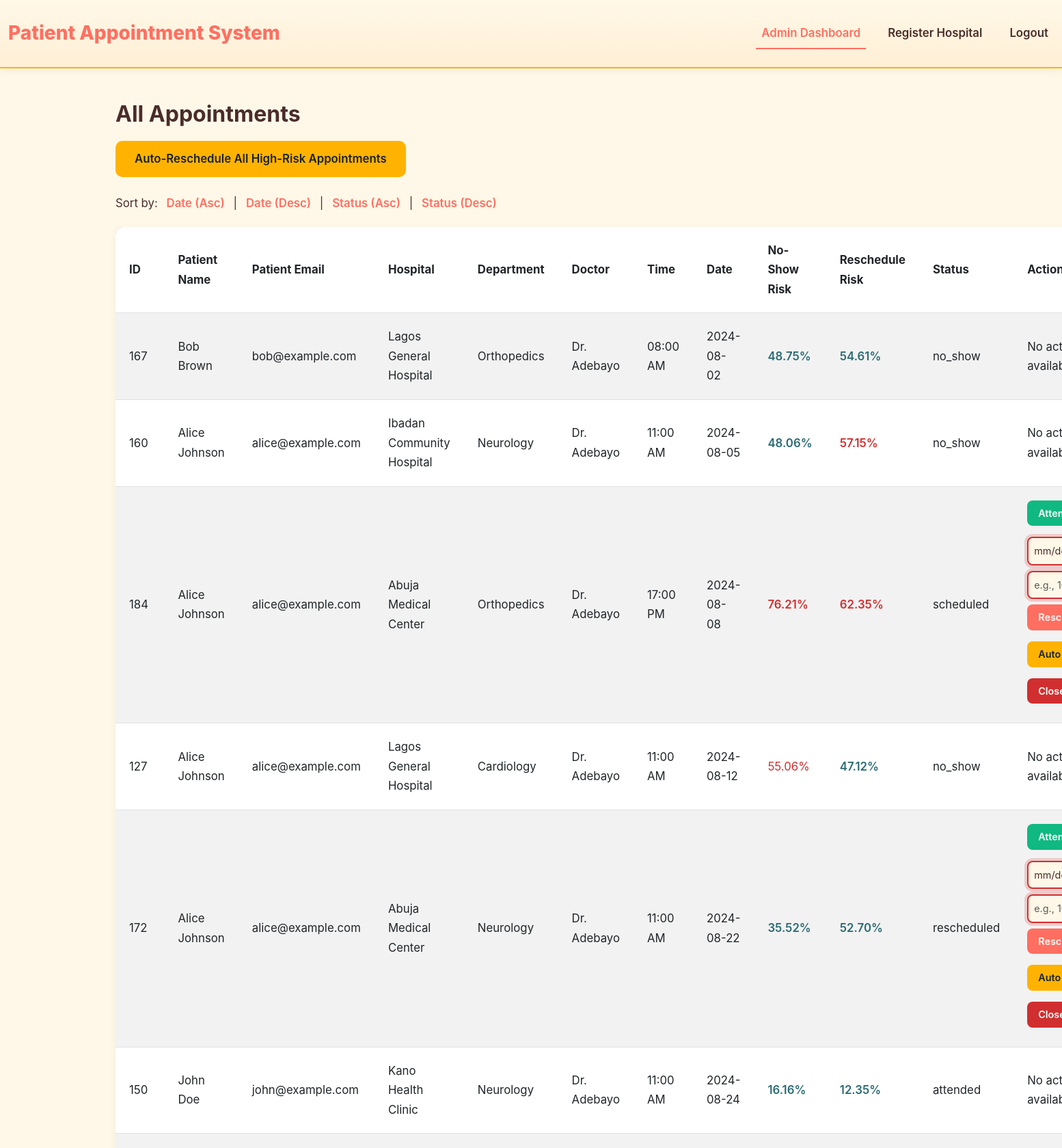
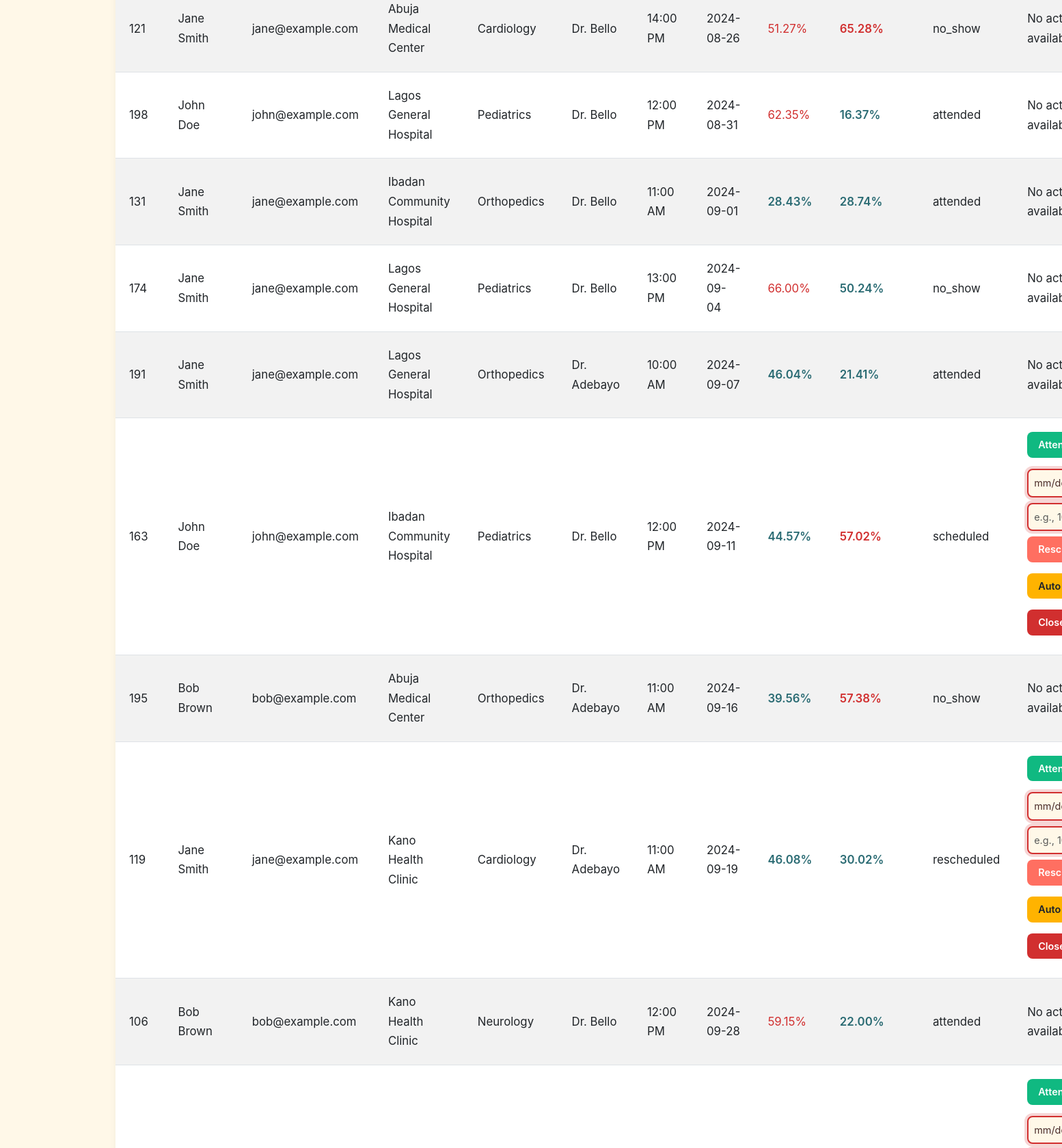
Screenshot of /admin?sort_by=date&sort_order=asc (signed in, upper part) with the database file from the repository (2 pictures, top to bottom).
### tables this page shows
CREATE TABLE appointments 
                 (id INTEGER PRIMARY KEY AUTOINCREMENT, patient_id INTEGER, hospital_id INTEGER, department_id INTEGER, 
                  doctor_id INTEGER, slot_time TEXT, date TEXT, booking_date TEXT, no_show_prob REAL, reschedule_prob REAL, status TEXT,
                  FOREIGN KEY (patient_id) REFERENCES users(id),
                  FOREIGN KEY (hospital_id) REFERENCES hospitals(id),
                  FOREIGN KEY (department_id) REFERENCES departments(id),
                  FOREIGN KEY (doctor_id) REFERENCES doctors(id));

CREATE TABLE users 
                 (id INTEGER PRIMARY KEY AUTOINCREMENT, name TEXT, email TEXT UNIQUE, phone TEXT, password TEXT, role TEXT, age INTEGER);

CREATE TABLE hospitals 
                 (id INTEGER PRIMARY KEY AUTOINCREMENT, name TEXT, location TEXT);

CREATE TABLE departments 
                 (id INTEGER PRIMARY KEY AUTOINCREMENT, hospital_id INTEGER, name TEXT,
                  FOREIGN KEY (hospital_id) REFERENCES hospitals(id));

CREATE TABLE doctors 
                 (id INTEGER PRIMARY KEY AUTOINCREMENT, hospital_id INTEGER, department_id INTEGER, name TEXT, schedule TEXT, gender TEXT,
                  FOREIGN KEY (hospital_id) REFERENCES hospitals(id),
                  FOREIGN KEY (department_id) REFERENCES departments(id));

### app.py (the view)
@app.route('/admin')
@login_required('admin')
def admin_dashboard():
    sort_by = request.args.get('sort_by', 'date')
    sort_order = request.args.get('sort_order', 'desc')
    query = """
    SELECT a.id, u.name, u.email, h.name AS hospital_name, d.name AS department_name, doc.name AS doctor_name,
           a.slot_time, a.date, a.no_show_prob, a.reschedule_prob, a.status
    FROM appointments a
    JOIN users u ON a.patient_id = u.id
    JOIN hospitals h ON a.hospital_id = h.id
    JOIN departments d ON a.department_id = d.id
    JOIN doctors doc ON a.doctor_id = doc.id
    """
    if sort_by in ['date', 'status']:
        query += f" ORDER BY {sort_by} {'ASC' if sort_order == 'asc' else 'DESC'}"
    appointments = query_db(query)
    formatted_appointments = [
        [
            appt['id'], appt['name'], appt['email'], appt['hospital_name'], appt['department_name'],
            appt['doctor_name'], appt['slot_time'], appt['date'],
            f"{float(appt['no_show_prob']) if appt['no_show_prob'] is not None else 0.0:.2f}",
            f"{float(appt['reschedule_prob']) if appt['reschedule_prob'] is not None else 0.0:.2f}",
            appt['status']
        ]
        for appt in appointments
    ]
    return render_template('admin.html', appointments=formatted_appointments)

### app.py (called while the page is built)
def login_required(role=None):
    def wrapper(fn):
        @wraps(fn)
        def decorated_view(*args, **kwargs):
            if not session.get('user_id'):
                flash("Please log in to access this page.", "danger")
                return redirect(url_for('login'))
            if role and session.get('role') != role:
                flash("You do not have permission to access this page.", "danger")
                if session.get('role') == 'patient':
                    return redirect(url_for('patient_dashboard'))
                elif session.get('role') == 'admin':
                    return redirect(url_for('admin_dashboard'))
            return fn(*args, **kwargs)
        return decorated_view
    return wrapper

def get_sqlite_conn():
    conn = sqlite3.connect("database.db")
    conn.row_factory = sqlite3.Row
    return conn

def query_db(query, args=(), one=False, commit=False, return_id=False):
    conn = get_sqlite_conn()
    try:
        c = conn.cursor()
        c.execute(query, args)
        if commit:
            conn.commit()
            if return_id:
                return c.lastrowid
        else:
            rv = c.fetchall()
            if rv:
                columns = [desc[0] for desc in c.description]
                rv = [dict(zip(columns, row)) for row in rv]
                return rv[0] if one else rv
            return None if one else []
    except sqlite3.IntegrityError as e:
        if commit:
            conn.rollback()  # Roll back transaction on error
            raise e
        return None if one else []
    finally:
        conn.close()

### templates/admin.html (shortened to what this page needs)
<!DOCTYPE html>
<html lang="en">
<head>
    <link href="https://cdn.jsdelivr.net/npm/bootstrap@5.3.0/dist/css/bootstrap.min.css" rel="stylesheet">
    <link rel="stylesheet" href="{{ url_for('static', filename='css/style.css') }}">
</head>
<body>
    <nav class="navbar navbar-expand-lg">
        <div class="container-fluid">
            <a class="navbar-brand" href="{{ url_for('index') }}">Patient Appointment System</a>
            <div class="collapse navbar-collapse" id="navbarNav">
                <ul class="navbar-nav ms-auto">
                    <li class="nav-item">
                        <a class="nav-link {% if request.endpoint == 'admin_dashboard' %}active{% endif %}" href="{{ url_for('admin_dashboard') }}">Admin Dashboard</a>
                    </li>
                    <li class="nav-item">
                        <a class="nav-link {% if request.endpoint == 'hospital_register' %}active{% endif %}" href="{{ url_for('hospital_register') }}">Register Hospital</a>
                    </li>
                    <li class="nav-item">
                        <a class="nav-link" href="{{ url_for('logout') }}">Logout</a>
                    </li>
                </ul>
            </div>
        </div>
    </nav>
    <div class="container">
        <h2>All Appointments</h2>
        <form action="{{ url_for('auto_reschedule_all') }}" method="POST" class="mb-4">
            <button type="submit" class="btn btn-warning">Auto-Reschedule All High-Risk Appointments</button>
        </form>
        <p>Sort by:
            <a href="{{ url_for('admin_dashboard', sort_by='date', sort_order='asc') }}">Date (Asc)</a> |
            <a href="{{ url_for('admin_dashboard', sort_by='date', sort_order='desc') }}">Date (Desc)</a> |
            <a href="{{ url_for('admin_dashboard', sort_by='status', sort_order='asc') }}">Status (Asc)</a> |
            <a href="{{ url_for('admin_dashboard', sort_by='status', sort_order='desc') }}">Status (Desc)</a>
        </p>
        <table class="table table-striped">
            <thead>
                <tr>
                    <th>ID</th>
                    <th>Patient Name</th>
                    <th>Patient Email</th>
                    <th>Hospital</th>
                    <th>Department</th>
                    <th>Doctor</th>
                    <th>Time</th>
                    <th>Date</th>
                    <th>No-Show Risk</th>
                    <th>Reschedule Risk</th>
                    <th>Status</th>
                    <th>Actions</th>
                </tr>
            </thead>
            <tbody>
                {% for appt in appointments %}
                <tr>
                    <td>{{ appt[0] }}</td>
                    <td>{{ appt[1] }}</td>
                    <td>{{ appt[2] }}</td>
                    <td>{{ appt[3] }}</td>
                    <td>{{ appt[4] }}</td>
                    <td>{{ appt[5] }}</td>
                    <td>{{ appt[6] }}</td>
                    <td>{{ appt[7] }}</td>
                    <td{% if (appt[8] | float | default(0)) > 75 %} class="high-risk"{% elif (appt[8] | float | default(0)) <= 50 %} class="low-risk"{% endif %} style="color: {% if (appt[8] | float | default(0)) > 51 %}#d12f2f{% else %}#2a6b73{% endif %}">
                        {{ appt[8] | default('0.00') }}%
                    </td>
                    <td{% if (appt[9] | float | default(0)) > 55 %} class="high-risk"{% elif (appt[9] | float | default(0)) <= 55 %} class="low-risk"{% endif %} style="color: {% if (appt[9] | float | default(0)) > 55 %}#d12f2f{% else %}#2a6b73{% endif %}">
                        {{ appt[9] | default('0.00') }}%
                    </td>
                    <td>{{ appt[10] }}</td>
                    <td>
                        {% if appt[10] in ['scheduled', 'rescheduled'] %}
                            <div class="btn-container">
                                <form action="{{ url_for('mark_attended', appt_id=appt[0]) }}" method="POST" style="display:inline;">
                                    <button type="submit" class="btn btn-success btn-sm" title="Mark as Attended">Attended</button>
                                </form>
                                <form action="{{ url_for('reschedule', appt_id=appt[0]) }}" method="POST" style="display:inline;">
                                    <input type="date" name="date" required class="form-control d-inline-block">
                                    <input type="text" name="time" placeholder="e.g., 10:00 AM" required class="form-control d-inline-block">
                                    <button type="submit" class="btn btn-primary btn-sm" title="Reschedule Appointment">Reschedule</button>
                                </form>
                                <button class="btn btn-warning btn-sm auto-reschedule-btn" data-appt-id="{{ appt[0] }}" title="Auto-Reschedule Appointment">Auto</button>
                                <form action="{{ url_for('close_appt', appt_id=appt[0]) }}" method="POST" style="display:inline;">
                                    <button type="submit" class="btn btn-danger btn-sm" title="Close Appointment">Close</button>
                                </form>
                            </div>
                        {% else %}
                            <span>No actions available</span>
                        {% endif %}
                    </td>
                </tr>
                {% endfor %}
            </tbody>
        </table>
    </div>
</body>
</html>

### static/css/style.css (style rules this page uses)
* { margin: 0; padding: 0; box-sizing: border-box; }
body { font-family: 'Inter', -apple-system, BlinkMacSystemFont, 'Segoe UI', Roboto, sans-serif; line-height: 1.7; color: #4A2C2A; background-color: #FFF8E8; min-height: 100vh; }
h1, h2, h3, h4 { font-weight: 700; color: #4A2C2A; }
h2 { font-size: 2rem; margin-bottom: 1.25rem; }
p { margin-bottom: 1.25rem; font-size: 1.05rem; }
.navbar { background: linear-gradient(to bottom, #FFF8E8, #FFEFD5); box-shadow: 0 4px 12px rgba(0, 0, 0, 0.05); padding: 1.25rem 0; border-bottom: 2px solid #FFB300; }
.navbar-brand { font-size: 1.75rem; font-weight: 800; color: #FF6F61; transition: color 0.3s ease; }
.navbar-nav .nav-link { color: #4A2C2A; font-weight: 600; font-size: 1.05rem; margin-left: 1.5rem; transition: color 0.3s ease; }
.navbar-nav .nav-link.active { color: #FF6F61; border-bottom: 2px solid #FF6F61; }
.container { max-width: 1280px; margin: 3rem auto; padding: 0 2rem; background-color: #FFF8E8; border-radius: 10px; }
.btn { border-radius: 10px; padding: 0.875rem 1.75rem; font-weight: 600; font-size: 1.05rem; transition: all 0.3s ease; border: none; cursor: pointer; }
.btn-sm { padding: 0.5rem 1rem; font-size: 0.9rem; border-radius: 8px; margin-right: 0.5rem; margin-bottom: 0.5rem; transition: all 0.2s ease; }
.btn-primary { background-color: #FF6F61; color: #ffffff; }
.btn-success { background-color: #10b981; color: #ffffff; }
.btn-danger { background-color: #d12f2f; color: #ffffff; }
.btn-warning { background-color: #FFB300; color: #1a202c; }
.btn-sm[title] { position: relative; }
.form-control, .form-select { border-radius: 10px; border: 2px solid #FFB300; padding: 0.875rem; font-size: 1.05rem; transition: all 0.3s ease; background-color: #FFF8E8; color: #4A2C2A; width: 100%; }
.form-control.d-inline-block { width: auto; max-width: 150px; padding: 0.5rem; font-size: 0.9rem; margin-right: 0.5rem; margin-bottom: 0.5rem; border-radius: 8px; }
.form-control:invalid { border-color: #d12f2f; box-shadow: 0 0 0 4px rgba(209, 47, 47, 0.2); }
.table td.high-risk { color: #d12f2f; font-weight: 600; }
.table td.low-risk { color: #2a6b73; font-weight: 600; }
.table { background-color: #FFF8E8; border-radius: 10px; overflow: hidden; box-shadow: 0 4px 12px rgba(0, 0, 0, 0.05); margin-bottom: 2rem; }
.table th, .table td { padding: 1.25rem; vertical-align: middle; font-size: 1.05rem; }
.table thead { background-color: #FF6F61; color: #ffffff; }
.table-striped tbody tr { background-color: #FFF8E8; }
.table-striped tbody tr:nth-of-type(odd) { background-color: #FFEFD5; }
.table td .btn-container { display: flex; flex-wrap: wrap; gap: 0.5rem; align-items: center; }
p a { color: #FF6F61; text-decoration: none; font-weight: 600; margin: 0 8px; transition: color 0.3s ease; }

### rows the page displays
appointments: id "167", name "Bob Brown", email "bob@example.com", name "Lagos General Hospital", name "Orthopedics", name "Dr. Adebayo", slot_time "08:00 AM", date "2024-08-02", no_show_prob "48.75", reschedule_prob "54.61", status "no_show", shows "No…"
appointments: id "160", name "Alice Johnson", email "alice@example.com", name "Ibadan Community Hospital", name "Neurology", name "Dr. Adebayo", slot_time "11:00 AM", date "2024-08-05", no_show_prob "48.06", reschedule_prob "57.15", status "no_show", shows "No…"
appointments: id "184", name "Alice Johnson", email "alice@example.com", name "Abuja Medical Center", name "Orthopedics", name "Dr. Adebayo", slot_time "17:00 PM", date "2024-08-08", no_show_prob "76.21", reschedule_prob "62.35", status "scheduled"
appointments: id "127", name "Alice Johnson", email "alice@example.com", name "Lagos General Hospital", name "Cardiology", name "Dr. Adebayo", slot_time "11:00 AM", date "2024-08-12", no_show_prob "55.06", reschedule_prob "47.12", status "no_show", shows "No…"
appointments: id "172", name "Alice Johnson", email "alice@example.com", name "Abuja Medical Center", name "Neurology", name "Dr. Adebayo", slot_time "11:00 AM", date "2024-08-22", no_show_prob "35.52", reschedule_prob "52.70", status "rescheduled"
appointments: id "150", name "John Doe", email "john@example.com", name "Kano Health Clinic", name "Neurology", name "Dr. Adebayo", slot_time "11:00 AM", date "2024-08-24", no_show_prob "16.16", reschedule_prob "12.35", status "attended", shows "No…"
appointments: id "121", name "Jane Smith", email "jane@example.com", name "Abuja Medical Center", name "Cardiology", name "Dr. Bello", slot_time "14:00 PM", date "2024-08-26", no_show_prob "51.27", reschedule_prob "65.28", status "no_show", shows "No…"
appointments: id "198", name "John Doe", email "john@example.com", name "Lagos General Hospital", name "Pediatrics", name "Dr. Bello", slot_time "12:00 PM", date "2024-08-31", no_show_prob "62.35", reschedule_prob "16.37", status "attended", shows "No…"
appointments: id "131", name "Jane Smith", email "jane@example.com", name "Ibadan Community Hospital", name "Orthopedics", name "Dr. Bello", slot_time "11:00 AM", date "2024-09-01", no_show_prob "28.43", reschedule_prob "28.74", status "attended", shows "No…"
appointments: id "174", name "Jane Smith", email "jane@example.com", name "Lagos General Hospital", name "Pediatrics", name "Dr. Bello", slot_time "13:00 PM", date "2024-09-04", no_show_prob "66.00", reschedule_prob "50.24", status "no_show", shows "No…"
appointments: id "191", name "Jane Smith", email "jane@example.com", name "Lagos General Hospital", name "Orthopedics", name "Dr. Adebayo", slot_time "10:00 AM", date "2024-09-07", no_show_prob "46.04", reschedule_prob "21.41", status "attended", shows "No…"
appointments: id "163", name "John Doe", email "john@example.com", name "Ibadan Community Hospital", name "Pediatrics", name "Dr. Bello", slot_time "12:00 PM", date "2024-09-11", no_show_prob "44.57", reschedule_prob "57.02", status "scheduled"
appointments: id "195", name "Bob Brown", email "bob@example.com", name "Abuja Medical Center", name "Orthopedics", name "Dr. Adebayo", slot_time "11:00 AM", date "2024-09-16", no_show_prob "39.56", reschedule_prob "57.38", status "no_show", shows "No…"
appointments: id "119", name "Jane Smith", email "jane@example.com", name "Kano Health Clinic", name "Cardiology", name "Dr. Adebayo", slot_time "11:00 AM", date "2024-09-19", no_show_prob "46.08", reschedule_prob "30.02", status "rescheduled"
appointments: id "106", name "Bob Brown", email "bob@example.com", name "Kano Health Clinic", name "Neurology", name "Dr. Bello", slot_time "12:00 PM", date "2024-09-28", no_show_prob "59.15", reschedule_prob "22.00", status "attended", shows "No…"
